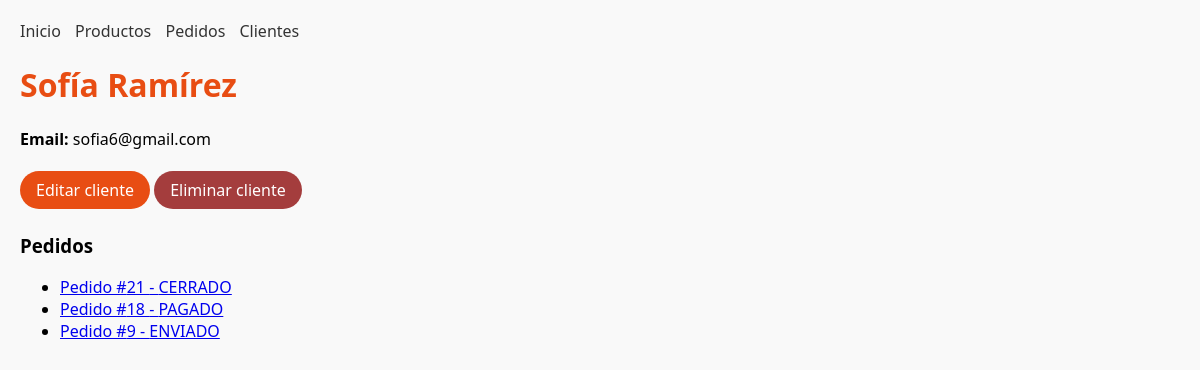
/clientes/8/, run on the app's committed database.
### tienda/models.py (models this page shows, shortened)
class Cliente(models.Model):
    nombre = models.CharField(max_length=120)
    correo = models.EmailField(unique=True)
    fecha_registro = models.DateTimeField(auto_now_add=True)
    activo = models.BooleanField(default=True)

class Pedido(models.Model):
    ESTADOS = [
        ("CREADO", "Creado"),
        ("PAGADO", "Pagado"),
        ("ENVIADO", "Enviado"),
        ("CERRADO", "Cerrado"),
    ]
    cliente = models.ForeignKey(Cliente, on_delete=models.CASCADE, related_name="pedidos")
    productos = models.ManyToManyField(Producto, related_name="pedidos")
    estado = models.CharField(max_length=10, choices=ESTADOS, default="CREADO")
    fecha = models.DateTimeField(auto_now_add=True)

### tienda/views.py (the view)
# urls.py: path("clientes/<int:pk>", views.detalle_cliente, name="detalle_cliente"),
def detalle_cliente(request, pk):
    cliente = get_object_or_404(Cliente, pk=pk)
    pedidos = Pedido.objects.filter(cliente=cliente)\
        .select_related("cliente")\
        .prefetch_related("productos")\
        .order_by("-fecha")
    return render(
        request,
        "tienda/detalle_cliente.html",
        {
            "cliente": cliente,
            "pedidos": pedidos
        }
    )

### tienda/templates/tienda/detalle_cliente.html (shortened to what this page needs)
{% extends "tienda/base.html" %}
{% block content %}
    <h1>{{ cliente.nombre }}</h1>
    <p><strong>Email:</strong> {{ cliente.correo }}</p>
    <p>
        <a href="{% url 'tienda:editar_cliente' cliente.id %}" class="btn primary">Editar cliente</a>
        <a href="{% url 'tienda:eliminar_cliente' cliente.id %}" class="btn delete">Eliminar cliente</a>
    </p>
    <h3>Pedidos</h3>
    <ul>
        {% for p in pedidos %}
        <li>
            <a href="{% url 'tienda:detalle_pedido' p.pk %}">
                Pedido #{{ p.id }} - {{ p.estado }}
            </a>
        </li>
        {% empty %}
        <li>El cliente no tiene pedidos.</li>
        {% endfor %}
    </ul>
{% endblock %}

### tienda/static/css/main.css (style rules this page uses)
body { font-family: 'Segoe UI', sans-serif; margin: 20px; background-color: #f9f9f9; }
h1 { color: #e84d13; }
.btn { display: inline-block; padding: 8px 16px; margin: 5px 0; background-color: #e84d13; color: #fff; border-radius: 9999px; text-decoration: none; font-weight: 500; transition: background 0.3s, transform 0.2s; }
.primary { background-color: #e84d13; }
.delete { background-color: #a43d3d; }

### data on the page
Cliente: nombre "Sofía Ramírez", correo "sofia6@gmail.com"
Pedido: id "21", estado "CERRADO"
Pedido: id "18", estado "PAGADO"
Pedido: id "9", estado "ENVIADO"
